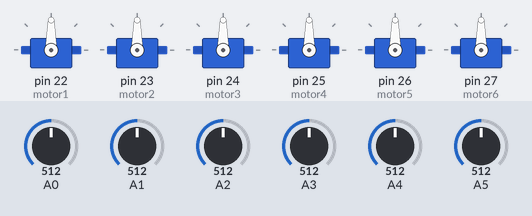
Recording of a sketch running on a simulated Arduino Mega 2560, built with avr-gcc and run on an emulated ATmega2560. Shown: 6 × servo. Inputs (shaded band) come from the test bench; at power-on: A0 = 512, A1 = 512, A2 = 512, A3 = 512, A4 = 512, A5 = 512.

Above: at 1.2 s.
1.3 s: A0 set to 716
At 2.4 s:
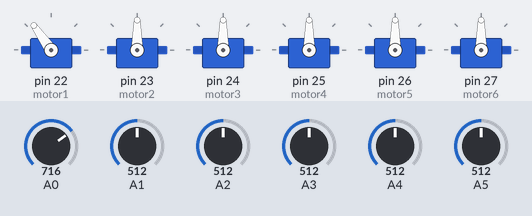
2.8 s: A1 set to 716
At 3.5 s:
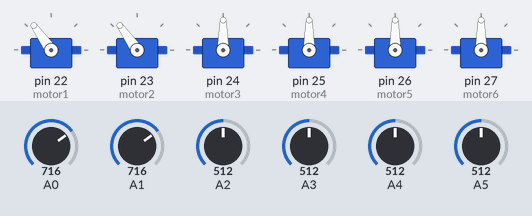
4.3 s: A2 set to 716
At 4.7 s:
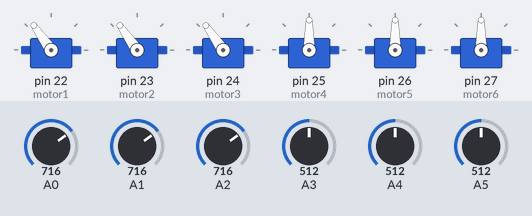
5.8 s: A3 set to 716
At 6.9 s:
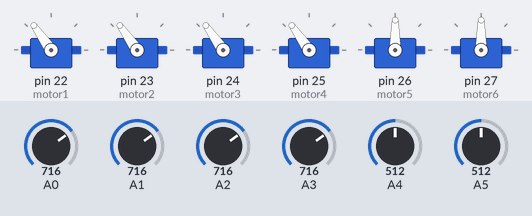
7.3 s: A4 set to 716
At 8.1 s:
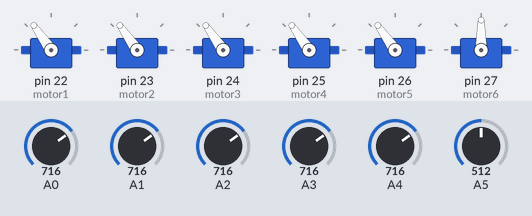
8.8 s: A5 set to 716
At 9.2 s:
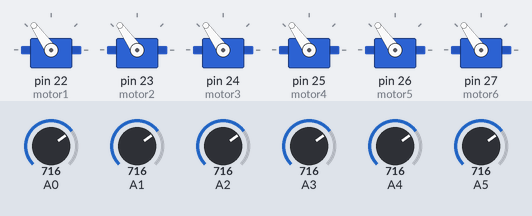
Timing chart, 0 to 11.3 s (numbered marks = the images above; inputs shaded):
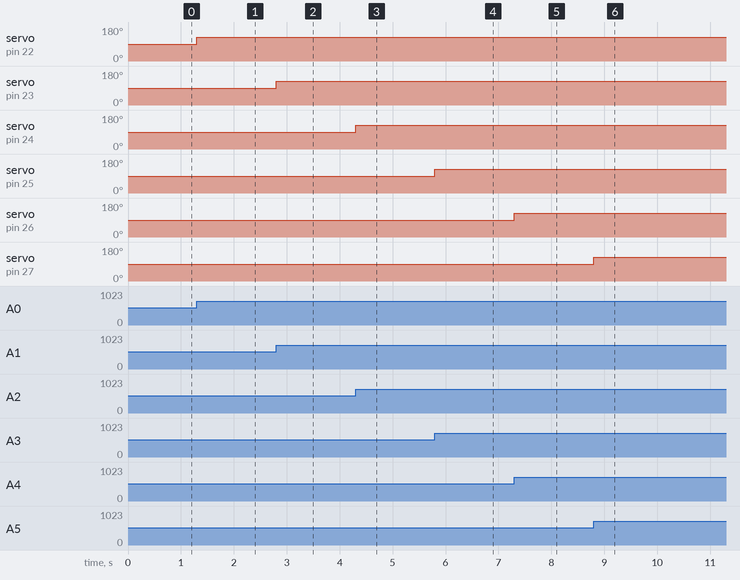

The sketch:

coding.robot.hand.ino
```cpp
#include <Servo.h>

Servo motor1 , motor2 ,motor3 , motor4 ,motor5 ,motor6;


void setup() {
  motor1.attach(22);
  motor2.attach(23);
  motor3.attach(24);
  motor4.attach(25);
  motor5.attach(26);
  motor6.attach(27);
  pinMode(A0,INPUT);
  pinMode(A1,INPUT);
  pinMode(A2,INPUT);
  pinMode(A3,INPUT);
  pinMode(A4,INPUT);
  pinMode(A5,INPUT);

}

void loop() {

    // for lower rotation hand
    int a = analogRead(A0);
    int Motor1 = map(a,0,1023,0,180);
    motor1.write(Motor1);

   // for lower moving hand
   int b = analogRead(A1);
   int Motor2 = map(b,0,1023,0,180);
   motor2.write(Motor2);

   // for mid-low moving hand
   int c = analogRead(A2);
   int Motor3 = map(c,0,1023,0,180);
   motor3.write(Motor3);

   // for top-rotation hand
   int d = analogRead(A3);
   int Motor4 = map(d,0,1023,0,180);
   motor4.write(Motor4);

   // for top moving hand
   int e = analogRead(A4);
   int Motor5 = map(e,0,1023,0,180);
   motor5.write(Motor5);

  // for top holding hand
  int f = analogRead(A5);
   int Motor6 = map(f,0,1023,0,180);
   motor6.write(Motor6);


}
```

Measured:
- after the input at 1.3 s, servo on pin 22 (motor1): 90° → 125° at once
- after the input at 2.8 s, servo on pin 23 (motor2): 90° → 125° at once
- after the input at 4.3 s, servo on pin 24 (motor3): 90° → 125° at once
- after the input at 5.8 s, servo on pin 25 (motor4): 90° → 125° at once
- after the input at 7.3 s, servo on pin 26 (motor5): 90° → 125° at once
- after the input at 8.8 s, servo on pin 27 (motor6): 90° → 125° at once
